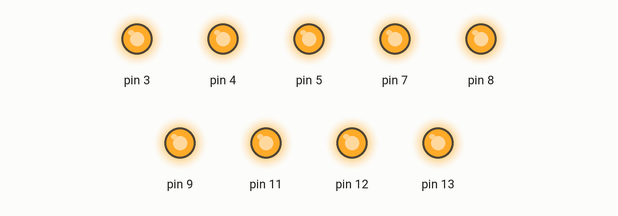
This sketch was run on a simulated Arduino Uno, built with avr-gcc and run on an emulated ATmega328P. On the bench: output pins drawn as LEDs (lit = HIGH).

Above: at 0.1 s.
At 8.6 s:
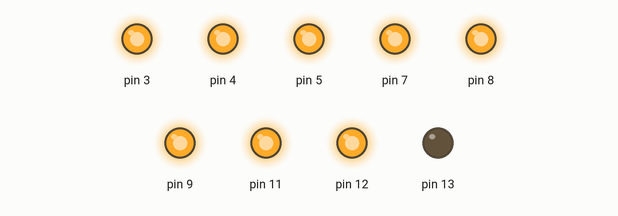
At 11.6 s:
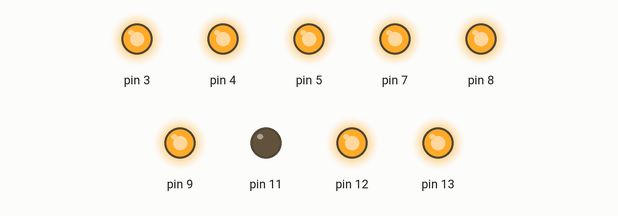
At 14.6 s:
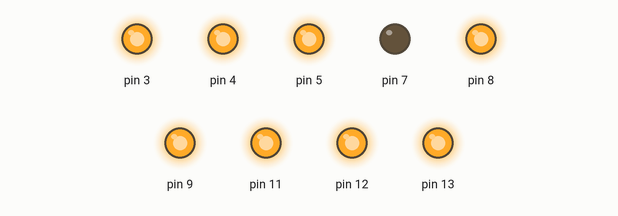
At 17.6 s:
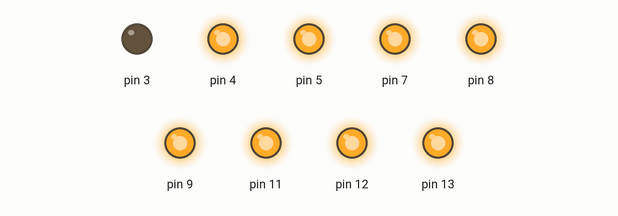
At 21.6 s:
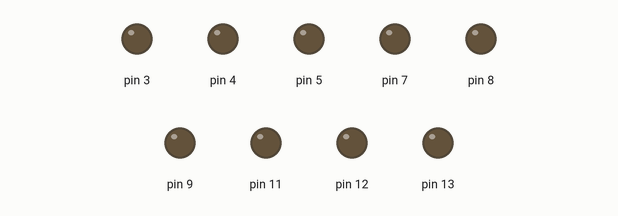
Timing chart, 0 to 23.1 s (numbered marks = the images above):
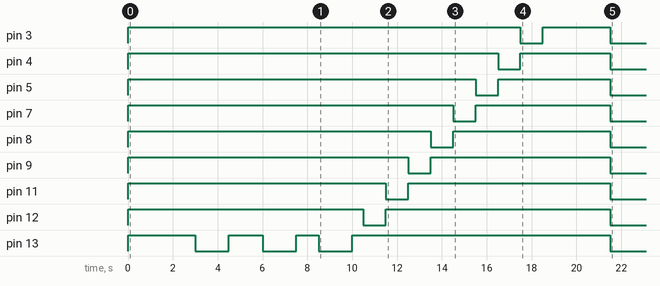

Measured:
- by itself, pin 3: LOW → HIGH at 0.00 s, → LOW 17.5 s later, → HIGH 1.0 s later, → LOW 3.0 s later
- by itself, pin 4: LOW → HIGH at 0.00 s, → LOW 16.5 s later, → HIGH 1.0 s later, → LOW 4.0 s later
- by itself, pin 5: LOW → HIGH at 0.00 s, → LOW 15.5 s later, → HIGH 1.0 s later, → LOW 5.0 s later
- by itself, pin 7: LOW → HIGH at 0.00 s, → LOW 14.5 s later, → HIGH 1.0 s later, → LOW 6.0 s later
- by itself, pin 8: LOW → HIGH at 0.00 s, → LOW 13.5 s later, → HIGH 1.0 s later, → LOW 7.0 s later
- by itself, pin 9: LOW → HIGH at 0.00 s, → LOW 12.5 s later, → HIGH 1.0 s later, → LOW 8.0 s later
- by itself, pin 11: LOW → HIGH at 0.00 s, → LOW 11.5 s later, → HIGH 1.0 s later, → LOW 9.0 s later
- by itself, pin 12: alternates HIGH for 10.3 s and LOW for 1.0 s, 4 changes in all, then stays LOW

The sketch:

Shamila_Camp_Fire.ino
```cpp
void setup() {
  // initialize digital pin LED_BUILTIN as an output.
  pinMode(13, OUTPUT);
  pinMode(12, OUTPUT);
  pinMode(11, OUTPUT);

  pinMode(9, OUTPUT);
  pinMode(8, OUTPUT);
  pinMode(7, OUTPUT);
  pinMode(5, OUTPUT);
  pinMode(4, OUTPUT);
  pinMode(3, OUTPUT);

}

// the loop function runs over and over again forever
void loop() {


    digitalWrite(13, HIGH);
      digitalWrite(12, HIGH);
        digitalWrite(11, HIGH);
          digitalWrite(9, HIGH);
            digitalWrite(8, HIGH);
              digitalWrite(7, HIGH);
                digitalWrite(5, HIGH);
                  digitalWrite(4, HIGH);
                    digitalWrite(3, HIGH);

    delay(3000);

    ///LED Tape wire................

  digitalWrite(13, LOW);
  delay(1500);
  digitalWrite(13, HIGH);
  delay(1500);


digitalWrite(13, LOW);
  delay(1500);
  digitalWrite(13, HIGH);
  delay(1000);


  digitalWrite(13, LOW);
  delay(1500);
  digitalWrite(13, HIGH);
  delay(500);


  ////INTAKE 39 circuit...............


   digitalWrite(12, LOW);
  delay(1000);
  digitalWrite(12, HIGH);


  digitalWrite(11, LOW);
  delay(1000);
  digitalWrite(11, HIGH);


  digitalWrite(9, LOW);
  delay(1000);
  digitalWrite(9, HIGH);


  digitalWrite(8, LOW);
  delay(1000);
  digitalWrite(8, HIGH);

  digitalWrite(7, LOW);
  delay(1000);
  digitalWrite(7, HIGH);

  digitalWrite(5, LOW);
  delay(1000);
  digitalWrite(5, HIGH);

  digitalWrite(4, LOW);
  delay(1000);
  digitalWrite(4, HIGH);

  digitalWrite(3, LOW);
  delay(1000);
  digitalWrite(3, HIGH);


  delay(3000);


digitalWrite(13, LOW);
      digitalWrite(12, LOW);
        digitalWrite(11, LOW);
          digitalWrite(9, LOW);
            digitalWrite(8, LOW);
              digitalWrite(7, LOW);
                digitalWrite(5, LOW);
                  digitalWrite(4, LOW);
                    digitalWrite(3, LOW);


                    delay(3600000);


digitalWrite(13, LOW);


}
```
